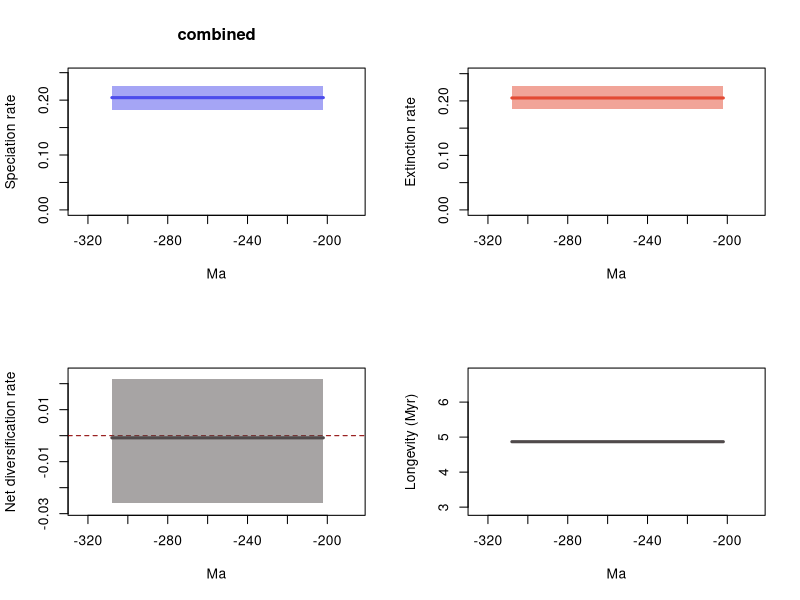

Write the R code that produced this figure.
# 1 files combined:
# 	.\synapsida\mcmc_predictors\B_covar_mcmc\combined_9_marginal_rates.log

# 95% HPDs calculated using code from Biopy (https://www.cs.auckland.ac.nz/~yhel002/biopy/)

pdf(file='C:/Users/SimoesLabAdmin/Documents/BDNN_Arielli/synapsida/mcmc_predictors/B_covar_mcmc/combined_9_marginal_rates_RTT.pdf',width=10.8, height=8.4)
par(mfrow=c(2,2))
library(scales)
L_hpd_m95=c(NA, NA,NA,NA,NA,NA,NA,NA,NA,NA,NA,NA,NA,NA,NA,NA,NA,NA,NA,NA,NA,NA,NA,NA,NA,NA,NA,NA,NA,NA,NA,NA,NA,NA,NA,NA,NA,NA,NA,NA,NA,NA,NA,NA,NA,NA,NA,NA,NA,NA,NA,NA,NA,NA,NA,NA,NA,NA,NA,NA,NA,NA,NA,NA,NA,NA,NA,NA,NA,NA,NA,NA,NA,NA,NA,NA,NA,NA,NA,NA,NA,NA,NA,NA,NA,NA,NA,NA,NA,NA,NA,NA,NA,NA,NA,NA,NA,NA,NA,NA,NA,NA,NA,NA,NA,NA,NA,NA,NA,NA,NA,NA,NA,NA,NA,NA,NA,NA,NA,NA,NA,NA,NA,NA,NA,NA,NA,NA,NA,NA,NA,NA,NA,NA,NA,NA,NA,NA,NA,NA,NA,NA,NA,NA,NA,NA,NA,NA,NA,NA,NA,NA,NA,NA,NA,NA,NA,NA,NA,NA,NA,NA,NA,NA,NA,NA,NA,NA,NA,NA,NA,NA,NA,NA,NA,NA,NA,NA,NA,NA,NA,NA,NA,NA,NA,NA,NA,NA,NA,NA,NA,NA,NA,NA,NA,NA,NA,NA,NA,NA,NA,NA,0.181879,0.181879,0.181879,0.181879,0.181879,0.181879,0.181879,0.181879,0.181879,0.181879,0.181879,0.181879,0.181879,0.181879,0.181879,0.181879,0.181879,0.181879,0.181879,0.181879,0.181879,0.181879,0.181879,0.181879,0.181879,0.181879,0.181879,0.181879,0.181879,0.181879,0.181879,0.181879,0.181879,0.181879,0.181879,0.181879,0.181879,0.181879,0.181879,0.181879,0.181879,0.181879,0.181879,0.181879,0.181879,0.181879,0.181879,0.181879,0.181879,0.181879,0.181879,0.181879,0.181879,0.181879,0.181879,0.181879,0.181879,0.181879,0.181879,0.181879,0.181879,0.181879,0.181879,0.181879,0.181879,0.181879,0.181879,0.181879,0.181879,0.181879,0.181879,0.181879,0.181879,0.181879,0.181879,0.181879,0.181879,0.181879,0.181879,0.181879,0.181879,0.181879,0.181879,0.181879,0.181879,0.181879,0.181879,0.181879,0.181879,0.181879,0.181879,0.181879,0.181879,0.181879,0.181879,0.181879,0.181879,0.181879,0.181879,0.181879,0.181879,0.181879,0.181879,0.181879,0.181879,0.181879,0.181879)
L_hpd_M95=c(NA, NA,NA,NA,NA,NA,NA,NA,NA,NA,NA,NA,NA,NA,NA,NA,NA,NA,NA,NA,NA,NA,NA,NA,NA,NA,NA,NA,NA,NA,NA,NA,NA,NA,NA,NA,NA,NA,NA,NA,NA,NA,NA,NA,NA,NA,NA,NA,NA,NA,NA,NA,NA,NA,NA,NA,NA,NA,NA,NA,NA,NA,NA,NA,NA,NA,NA,NA,NA,NA,NA,NA,NA,NA,NA,NA,NA,NA,NA,NA,NA,NA,NA,NA,NA,NA,NA,NA,NA,NA,NA,NA,NA,NA,NA,NA,NA,NA,NA,NA,NA,NA,NA,NA,NA,NA,NA,NA,NA,NA,NA,NA,NA,NA,NA,NA,NA,NA,NA,NA,NA,NA,NA,NA,NA,NA,NA,NA,NA,NA,NA,NA,NA,NA,NA,NA,NA,NA,NA,NA,NA,NA,NA,NA,NA,NA,NA,NA,NA,NA,NA,NA,NA,NA,NA,NA,NA,NA,NA,NA,NA,NA,NA,NA,NA,NA,NA,NA,NA,NA,NA,NA,NA,NA,NA,NA,NA,NA,NA,NA,NA,NA,NA,NA,NA,NA,NA,NA,NA,NA,NA,NA,NA,NA,NA,NA,NA,NA,NA,NA,NA,NA,0.225889,0.225889,0.225889,0.225889,0.225889,0.225889,0.225889,0.225889,0.225889,0.225889,0.225889,0.225889,0.225889,0.225889,0.225889,0.225889,0.225889,0.225889,0.225889,0.225889,0.225889,0.225889,0.225889,0.225889,0.225889,0.225889,0.225889,0.225889,0.225889,0.225889,0.225889,0.225889,0.225889,0.225889,0.225889,0.225889,0.225889,0.225889,0.225889,0.225889,0.225889,0.225889,0.225889,0.225889,0.225889,0.225889,0.225889,0.225889,0.225889,0.225889,0.225889,0.225889,0.225889,0.225889,0.225889,0.225889,0.225889,0.225889,0.225889,0.225889,0.225889,0.225889,0.225889,0.225889,0.225889,0.225889,0.225889,0.225889,0.225889,0.225889,0.225889,0.225889,0.225889,0.225889,0.225889,0.225889,0.225889,0.225889,0.225889,0.225889,0.225889,0.225889,0.225889,0.225889,0.225889,0.225889,0.225889,0.225889,0.225889,0.225889,0.225889,0.225889,0.225889,0.225889,0.225889,0.225889,0.225889,0.225889,0.225889,0.225889,0.225889,0.225889,0.225889,0.225889,0.225889,0.225889,0.225889)
M_hpd_m95=c(NA, NA,NA,NA,NA,NA,NA,NA,NA,NA,NA,NA,NA,NA,NA,NA,NA,NA,NA,NA,NA,NA,NA,NA,NA,NA,NA,NA,NA,NA,NA,NA,NA,NA,NA,NA,NA,NA,NA,NA,NA,NA,NA,NA,NA,NA,NA,NA,NA,NA,NA,NA,NA,NA,NA,NA,NA,NA,NA,NA,NA,NA,NA,NA,NA,NA,NA,NA,NA,NA,NA,NA,NA,NA,NA,NA,NA,NA,NA,NA,NA,NA,NA,NA,NA,NA,NA,NA,NA,NA,NA,NA,NA,NA,NA,NA,NA,NA,NA,NA,NA,NA,NA,NA,NA,NA,NA,NA,NA,NA,NA,NA,NA,NA,NA,NA,NA,NA,NA,NA,NA,NA,NA,NA,NA,NA,NA,NA,NA,NA,NA,NA,NA,NA,NA,NA,NA,NA,NA,NA,NA,NA,NA,NA,NA,NA,NA,NA,NA,NA,NA,NA,NA,NA,NA,NA,NA,NA,NA,NA,NA,NA,NA,NA,NA,NA,NA,NA,NA,NA,NA,NA,NA,NA,NA,NA,NA,NA,NA,NA,NA,NA,NA,NA,NA,NA,NA,NA,NA,NA,NA,NA,NA,NA,NA,NA,NA,NA,NA,NA,NA,NA,0.184743,0.184743,0.184743,0.184743,0.184743,0.184743,0.184743,0.184743,0.184743,0.184743,0.184743,0.184743,0.184743,0.184743,0.184743,0.184743,0.184743,0.184743,0.184743,0.184743,0.184743,0.184743,0.184743,0.184743,0.184743,0.184743,0.184743,0.184743,0.184743,0.184743,0.184743,0.184743,0.184743,0.184743,0.184743,0.184743,0.184743,0.184743,0.184743,0.184743,0.184743,0.184743,0.184743,0.184743,0.184743,0.184743,0.184743,0.184743,0.184743,0.184743,0.184743,0.184743,0.184743,0.184743,0.184743,0.184743,0.184743,0.184743,0.184743,0.184743,0.184743,0.184743,0.184743,0.184743,0.184743,0.184743,0.184743,0.184743,0.184743,0.184743,0.184743,0.184743,0.184743,0.184743,0.184743,0.184743,0.184743,0.184743,0.184743,0.184743,0.184743,0.184743,0.184743,0.184743,0.184743,0.184743,0.184743,0.184743,0.184743,0.184743,0.184743,0.184743,0.184743,0.184743,0.184743,0.184743,0.184743,0.184743,0.184743,0.184743,0.184743,0.184743,0.184743,0.184743,0.184743,0.184743,0.184743)
M_hpd_M95=c(NA, NA,NA,NA,NA,NA,NA,NA,NA,NA,NA,NA,NA,NA,NA,NA,NA,NA,NA,NA,NA,NA,NA,NA,NA,NA,NA,NA,NA,NA,NA,NA,NA,NA,NA,NA,NA,NA,NA,NA,NA,NA,NA,NA,NA,NA,NA,NA,NA,NA,NA,NA,NA,NA,NA,NA,NA,NA,NA,NA,NA,NA,NA,NA,NA,NA,NA,NA,NA,NA,NA,NA,NA,NA,NA,NA,NA,NA,NA,NA,NA,NA,NA,NA,NA,NA,NA,NA,NA,NA,NA,NA,NA,NA,NA,NA,NA,NA,NA,NA,NA,NA,NA,NA,NA,NA,NA,NA,NA,NA,NA,NA,NA,NA,NA,NA,NA,NA,NA,NA,NA,NA,NA,NA,NA,NA,NA,NA,NA,NA,NA,NA,NA,NA,NA,NA,NA,NA,NA,NA,NA,NA,NA,NA,NA,NA,NA,NA,NA,NA,NA,NA,NA,NA,NA,NA,NA,NA,NA,NA,NA,NA,NA,NA,NA,NA,NA,NA,NA,NA,NA,NA,NA,NA,NA,NA,NA,NA,NA,NA,NA,NA,NA,NA,NA,NA,NA,NA,NA,NA,NA,NA,NA,NA,NA,NA,NA,NA,NA,NA,NA,NA,0.227496,0.227496,0.227496,0.227496,0.227496,0.227496,0.227496,0.227496,0.227496,0.227496,0.227496,0.227496,0.227496,0.227496,0.227496,0.227496,0.227496,0.227496,0.227496,0.227496,0.227496,0.227496,0.227496,0.227496,0.227496,0.227496,0.227496,0.227496,0.227496,0.227496,0.227496,0.227496,0.227496,0.227496,0.227496,0.227496,0.227496,0.227496,0.227496,0.227496,0.227496,0.227496,0.227496,0.227496,0.227496,0.227496,0.227496,0.227496,0.227496,0.227496,0.227496,0.227496,0.227496,0.227496,0.227496,0.227496,0.227496,0.227496,0.227496,0.227496,0.227496,0.227496,0.227496,0.227496,0.227496,0.227496,0.227496,0.227496,0.227496,0.227496,0.227496,0.227496,0.227496,0.227496,0.227496,0.227496,0.227496,0.227496,0.227496,0.227496,0.227496,0.227496,0.227496,0.227496,0.227496,0.227496,0.227496,0.227496,0.227496,0.227496,0.227496,0.227496,0.227496,0.227496,0.227496,0.227496,0.227496,0.227496,0.227496,0.227496,0.227496,0.227496,0.227496,0.227496,0.227496,0.227496,0.227496)
R_hpd_m95=c(NA, NA,NA,NA,NA,NA,NA,NA,NA,NA,NA,NA,NA,NA,NA,NA,NA,NA,NA,NA,NA,NA,NA,NA,NA,NA,NA,NA,NA,NA,NA,NA,NA,NA,NA,NA,NA,NA,NA,NA,NA,NA,NA,NA,NA,NA,NA,NA,NA,NA,NA,NA,NA,NA,NA,NA,NA,NA,NA,NA,NA,NA,NA,NA,NA,NA,NA,NA,NA,NA,NA,NA,NA,NA,NA,NA,NA,NA,NA,NA,NA,NA,NA,NA,NA,NA,NA,NA,NA,NA,NA,NA,NA,NA,NA,NA,NA,NA,NA,NA,NA,NA,NA,NA,NA,NA,NA,NA,NA,NA,NA,NA,NA,NA,NA,NA,NA,NA,NA,NA,NA,NA,NA,NA,NA,NA,NA,NA,NA,NA,NA,NA,NA,NA,NA,NA,NA,NA,NA,NA,NA,NA,NA,NA,NA,NA,NA,NA,NA,NA,NA,NA,NA,NA,NA,NA,NA,NA,NA,NA,NA,NA,NA,NA,NA,NA,NA,NA,NA,NA,NA,NA,NA,NA,NA,NA,NA,NA,NA,NA,NA,NA,NA,NA,NA,NA,NA,NA,NA,NA,NA,NA,NA,NA,NA,NA,NA,NA,NA,NA,NA,NA,-0.02595,-0.02595,-0.02595,-0.02595,-0.02595,-0.02595,-0.02595,-0.02595,-0.02595,-0.02595,-0.02595,-0.02595,-0.02595,-0.02595,-0.02595,-0.02595,-0.02595,-0.02595,-0.02595,-0.02595,-0.02595,-0.02595,-0.02595,-0.02595,-0.02595,-0.02595,-0.02595,-0.02595,-0.02595,-0.02595,-0.02595,-0.02595,-0.02595,-0.02595,-0.02595,-0.02595,-0.02595,-0.02595,-0.02595,-0.02595,-0.02595,-0.02595,-0.02595,-0.02595,-0.02595,-0.02595,-0.02595,-0.02595,-0.02595,-0.02595,-0.02595,-0.02595,-0.02595,-0.02595,-0.02595,-0.02595,-0.02595,-0.02595,-0.02595,-0.02595,-0.02595,-0.02595,-0.02595,-0.02595,-0.02595,-0.02595,-0.02595,-0.02595,-0.02595,-0.02595,-0.02595,-0.02595,-0.02595,-0.02595,-0.02595,-0.02595,-0.02595,-0.02595,-0.02595,-0.02595,-0.02595,-0.02595,-0.02595,-0.02595,-0.02595,-0.02595,-0.02595,-0.02595,-0.02595,-0.02595,-0.02595,-0.02595,-0.02595,-0.02595,-0.02595,-0.02595,-0.02595,-0.02595,-0.02595,-0.02595,-0.02595,-0.02595,-0.02595,-0.02595,-0.02595,-0.02595,-0.02595)
R_hpd_M95=c(NA, NA,NA,NA,NA,NA,NA,NA,NA,NA,NA,NA,NA,NA,NA,NA,NA,NA,NA,NA,NA,NA,NA,NA,NA,NA,NA,NA,NA,NA,NA,NA,NA,NA,NA,NA,NA,NA,NA,NA,NA,NA,NA,NA,NA,NA,NA,NA,NA,NA,NA,NA,NA,NA,NA,NA,NA,NA,NA,NA,NA,NA,NA,NA,NA,NA,NA,NA,NA,NA,NA,NA,NA,NA,NA,NA,NA,NA,NA,NA,NA,NA,NA,NA,NA,NA,NA,NA,NA,NA,NA,NA,NA,NA,NA,NA,NA,NA,NA,NA,NA,NA,NA,NA,NA,NA,NA,NA,NA,NA,NA,NA,NA,NA,NA,NA,NA,NA,NA,NA,NA,NA,NA,NA,NA,NA,NA,NA,NA,NA,NA,NA,NA,NA,NA,NA,NA,NA,NA,NA,NA,NA,NA,NA,NA,NA,NA,NA,NA,NA,NA,NA,NA,NA,NA,NA,NA,NA,NA,NA,NA,NA,NA,NA,NA,NA,NA,NA,NA,NA,NA,NA,NA,NA,NA,NA,NA,NA,NA,NA,NA,NA,NA,NA,NA,NA,NA,NA,NA,NA,NA,NA,NA,NA,NA,NA,NA,NA,NA,NA,NA,NA,0.021734,0.021734,0.021734,0.021734,0.021734,0.021734,0.021734,0.021734,0.021734,0.021734,0.021734,0.021734,0.021734,0.021734,0.021734,0.021734,0.021734,0.021734,0.021734,0.021734,0.021734,0.021734,0.021734,0.021734,0.021734,0.021734,0.021734,0.021734,0.021734,0.021734,0.021734,0.021734,0.021734,0.021734,0.021734,0.021734,0.021734,0.021734,0.021734,0.021734,0.021734,0.021734,0.021734,0.021734,0.021734,0.021734,0.021734,0.021734,0.021734,0.021734,0.021734,0.021734,0.021734,0.021734,0.021734,0.021734,0.021734,0.021734,0.021734,0.021734,0.021734,0.021734,0.021734,0.021734,0.021734,0.021734,0.021734,0.021734,0.021734,0.021734,0.021734,0.021734,0.021734,0.021734,0.021734,0.021734,0.021734,0.021734,0.021734,0.021734,0.021734,0.021734,0.021734,0.021734,0.021734,0.021734,0.021734,0.021734,0.021734,0.021734,0.021734,0.021734,0.021734,0.021734,0.021734,0.021734,0.021734,0.021734,0.021734,0.021734,0.021734,0.021734,0.021734,0.021734,0.021734,0.021734,0.021734)
L_mean=c(NA, NA,NA,NA,NA,NA,NA,NA,NA,NA,NA,NA,NA,NA,NA,NA,NA,NA,NA,NA,NA,NA,NA,NA,NA,NA,NA,NA,NA,NA,NA,NA,NA,NA,NA,NA,NA,NA,NA,NA,NA,NA,NA,NA,NA,NA,NA,NA,NA,NA,NA,NA,NA,NA,NA,NA,NA,NA,NA,NA,NA,NA,NA,NA,NA,NA,NA,NA,NA,NA,NA,NA,NA,NA,NA,NA,NA,NA,NA,NA,NA,NA,NA,NA,NA,NA,NA,NA,NA,NA,NA,NA,NA,NA,NA,NA,NA,NA,NA,NA,NA,NA,NA,NA,NA,NA,NA,NA,NA,NA,NA,NA,NA,NA,NA,NA,NA,NA,NA,NA,NA,NA,NA,NA,NA,NA,NA,NA,NA,NA,NA,NA,NA,NA,NA,NA,NA,NA,NA,NA,NA,NA,NA,NA,NA,NA,NA,NA,NA,NA,NA,NA,NA,NA,NA,NA,NA,NA,NA,NA,NA,NA,NA,NA,NA,NA,NA,NA,NA,NA,NA,NA,NA,NA,NA,NA,NA,NA,NA,NA,NA,NA,NA,NA,NA,NA,NA,NA,NA,NA,NA,NA,NA,NA,NA,NA,NA,NA,NA,NA,NA,NA,0.204558836666667,0.204558836666667,0.204558836666667,0.204558836666667,0.204558836666667,0.204558836666667,0.204558836666667,0.204558836666667,0.204558836666667,0.204558836666667,0.204558836666667,0.204558836666667,0.204558836666667,0.204558836666667,0.204558836666667,0.204558836666667,0.204558836666667,0.204558836666667,0.204558836666667,0.204558836666667,0.204558836666667,0.204558836666667,0.204558836666667,0.204558836666667,0.204558836666667,0.204558836666667,0.204558836666667,0.204558836666667,0.204558836666667,0.204558836666667,0.204558836666667,0.204558836666667,0.204558836666667,0.204558836666667,0.204558836666667,0.204558836666667,0.204558836666667,0.204558836666667,0.204558836666667,0.204558836666667,0.204558836666667,0.204558836666667,0.204558836666667,0.204558836666667,0.204558836666667,0.204558836666667,0.204558836666667,0.204558836666667,0.204558836666667,0.204558836666667,0.204558836666667,0.204558836666667,0.204558836666667,0.204558836666667,0.204558836666667,0.204558836666667,0.204558836666667,0.204558836666667,0.204558836666667,0.204558836666667,0.204558836666667,0.204558836666667,0.204558836666667,0.204558836666667,0.204558836666667,0.204558836666667,0.204558836666667,0.204558836666667,0.204558836666667,0.204558836666667,0.204558836666667,0.204558836666667,0.204558836666667,0.204558836666667,0.204558836666667,0.204558836666667,0.204558836666667,0.204558836666667,0.204558836666667,0.204558836666667,0.204558836666667,0.204558836666667,0.204558836666667,0.204558836666667,0.204558836666667,0.204558836666667,0.204558836666667,0.204558836666667,0.204558836666667,0.204558836666667,0.204558836666667,0.204558836666667,0.204558836666667,0.204558836666667,0.204558836666667,0.204558836666667,0.204558836666667,0.204558836666667,0.204558836666667,0.204558836666667,0.204558836666667,0.204558836666667,0.204558836666667,0.204558836666667,0.204558836666667,0.204558836666667,0.204558836666667)
M_mean=c(NA, NA,NA,NA,NA,NA,NA,NA,NA,NA,NA,NA,NA,NA,NA,NA,NA,NA,NA,NA,NA,NA,NA,NA,NA,NA,NA,NA,NA,NA,NA,NA,NA,NA,NA,NA,NA,NA,NA,NA,NA,NA,NA,NA,NA,NA,NA,NA,NA,NA,NA,NA,NA,NA,NA,NA,NA,NA,NA,NA,NA,NA,NA,NA,NA,NA,NA,NA,NA,NA,NA,NA,NA,NA,NA,NA,NA,NA,NA,NA,NA,NA,NA,NA,NA,NA,NA,NA,NA,NA,NA,NA,NA,NA,NA,NA,NA,NA,NA,NA,NA,NA,NA,NA,NA,NA,NA,NA,NA,NA,NA,NA,NA,NA,NA,NA,NA,NA,NA,NA,NA,NA,NA,NA,NA,NA,NA,NA,NA,NA,NA,NA,NA,NA,NA,NA,NA,NA,NA,NA,NA,NA,NA,NA,NA,NA,NA,NA,NA,NA,NA,NA,NA,NA,NA,NA,NA,NA,NA,NA,NA,NA,NA,NA,NA,NA,NA,NA,NA,NA,NA,NA,NA,NA,NA,NA,NA,NA,NA,NA,NA,NA,NA,NA,NA,NA,NA,NA,NA,NA,NA,NA,NA,NA,NA,NA,NA,NA,NA,NA,NA,NA,0.205382415555556,0.205382415555556,0.205382415555556,0.205382415555556,0.205382415555556,0.205382415555556,0.205382415555556,0.205382415555556,0.205382415555556,0.205382415555556,0.205382415555556,0.205382415555556,0.205382415555556,0.205382415555556,0.205382415555556,0.205382415555556,0.205382415555556,0.205382415555556,0.205382415555556,0.205382415555556,0.205382415555556,0.205382415555556,0.205382415555556,0.205382415555556,0.205382415555556,0.205382415555556,0.205382415555556,0.205382415555556,0.205382415555556,0.205382415555556,0.205382415555556,0.205382415555556,0.205382415555556,0.205382415555556,0.205382415555556,0.205382415555556,0.205382415555556,0.205382415555556,0.205382415555556,0.205382415555556,0.205382415555556,0.205382415555556,0.205382415555556,0.205382415555556,0.205382415555556,0.205382415555556,0.205382415555556,0.205382415555556,0.205382415555556,0.205382415555556,0.205382415555556,0.205382415555556,0.205382415555556,0.205382415555556,0.205382415555556,0.205382415555556,0.205382415555556,0.205382415555556,0.205382415555556,0.205382415555556,0.205382415555556,0.205382415555556,0.205382415555556,0.205382415555556,0.205382415555556,0.205382415555556,0.205382415555556,0.205382415555556,0.205382415555556,0.205382415555556,0.205382415555556,0.205382415555556,0.205382415555556,0.205382415555556,0.205382415555556,0.205382415555556,0.205382415555556,0.205382415555556,0.205382415555556,0.205382415555556,0.205382415555556,0.205382415555556,0.205382415555556,0.205382415555556,0.205382415555556,0.205382415555556,0.205382415555556,0.205382415555556,0.205382415555556,0.205382415555556,0.205382415555556,0.205382415555556,0.205382415555556,0.205382415555556,0.205382415555556,0.205382415555556,0.205382415555556,0.205382415555556,0.205382415555556,0.205382415555556,0.205382415555556,0.205382415555556,0.205382415555556,0.205382415555556,0.205382415555556,0.205382415555556,0.205382415555556)
R_mean=c(NA, NA,NA,NA,NA,NA,NA,NA,NA,NA,NA,NA,NA,NA,NA,NA,NA,NA,NA,NA,NA,NA,NA,NA,NA,NA,NA,NA,NA,NA,NA,NA,NA,NA,NA,NA,NA,NA,NA,NA,NA,NA,NA,NA,NA,NA,NA,NA,NA,NA,NA,NA,NA,NA,NA,NA,NA,NA,NA,NA,NA,NA,NA,NA,NA,NA,NA,NA,NA,NA,NA,NA,NA,NA,NA,NA,NA,NA,NA,NA,NA,NA,NA,NA,NA,NA,NA,NA,NA,NA,NA,NA,NA,NA,NA,NA,NA,NA,NA,NA,NA,NA,NA,NA,NA,NA,NA,NA,NA,NA,NA,NA,NA,NA,NA,NA,NA,NA,NA,NA,NA,NA,NA,NA,NA,NA,NA,NA,NA,NA,NA,NA,NA,NA,NA,NA,NA,NA,NA,NA,NA,NA,NA,NA,NA,NA,NA,NA,NA,NA,NA,NA,NA,NA,NA,NA,NA,NA,NA,NA,NA,NA,NA,NA,NA,NA,NA,NA,NA,NA,NA,NA,NA,NA,NA,NA,NA,NA,NA,NA,NA,NA,NA,NA,NA,NA,NA,NA,NA,NA,NA,NA,NA,NA,NA,NA,NA,NA,NA,NA,NA,NA,-0.000823583333333,-0.000823583333333,-0.000823583333333,-0.000823583333333,-0.000823583333333,-0.000823583333333,-0.000823583333333,-0.000823583333333,-0.000823583333333,-0.000823583333333,-0.000823583333333,-0.000823583333333,-0.000823583333333,-0.000823583333333,-0.000823583333333,-0.000823583333333,-0.000823583333333,-0.000823583333333,-0.000823583333333,-0.000823583333333,-0.000823583333333,-0.000823583333333,-0.000823583333333,-0.000823583333333,-0.000823583333333,-0.000823583333333,-0.000823583333333,-0.000823583333333,-0.000823583333333,-0.000823583333333,-0.000823583333333,-0.000823583333333,-0.000823583333333,-0.000823583333333,-0.000823583333333,-0.000823583333333,-0.000823583333333,-0.000823583333333,-0.000823583333333,-0.000823583333333,-0.000823583333333,-0.000823583333333,-0.000823583333333,-0.000823583333333,-0.000823583333333,-0.000823583333333,-0.000823583333333,-0.000823583333333,-0.000823583333333,-0.000823583333333,-0.000823583333333,-0.000823583333333,-0.000823583333333,-0.000823583333333,-0.000823583333333,-0.000823583333333,-0.000823583333333,-0.000823583333333,-0.000823583333333,-0.000823583333333,-0.000823583333333,-0.000823583333333,-0.000823583333333,-0.000823583333333,-0.000823583333333,-0.000823583333333,-0.000823583333333,-0.000823583333333,-0.000823583333333,-0.000823583333333,-0.000823583333333,-0.000823583333333,-0.000823583333333,-0.000823583333333,-0.000823583333333,-0.000823583333333,-0.000823583333333,-0.000823583333333,-0.000823583333333,-0.000823583333333,-0.000823583333333,-0.000823583333333,-0.000823583333333,-0.000823583333333,-0.000823583333333,-0.000823583333333,-0.000823583333333,-0.000823583333333,-0.000823583333333,-0.000823583333333,-0.000823583333333,-0.000823583333333,-0.000823583333333,-0.000823583333333,-0.000823583333333,-0.000823583333333,-0.000823583333333,-0.000823583333333,-0.000823583333333,-0.000823583333333,-0.000823583333333,-0.000823583333333,-0.000823583333333,-0.000823583333333,-0.000823583333333,-0.000823583333333,-0.000823583333333)
trans=0.5
age=(0:(309-1))* -1
plot(age,age,type = 'n', ylim = c(0, 0.24847790000000003), xlim = c(-324.45,-186.55), ylab = 'Speciation rate', xlab = 'Ma',main='combined' )
polygon(c(age, rev(age)), c(L_hpd_M95, rev(L_hpd_m95)), col = alpha("#4c4cec",trans), border = NA)
lines(rev(age), rev(L_mean), col = "#4c4cec", lwd=3)
plot(age,age,type = 'n', ylim = c(0, 0.2502456), xlim = c(-324.45,-186.55), ylab = 'Extinction rate', xlab = 'Ma' )
polygon(c(age, rev(age)), c(M_hpd_M95, rev(M_hpd_m95)), col = alpha("#e34a33",trans), border = NA)
lines(rev(age), rev(M_mean), col = "#e34a33", lwd=3)
plot(age,age,type = 'n', ylim = c(-0.028545000000000004, 0.023907400000000002), xlim = c(-324.45,-186.55), ylab = 'Net diversification rate', xlab = 'Ma' )
abline(h=0,lty=2,col="darkred")
polygon(c(age, rev(age)), c(R_hpd_M95, rev(R_hpd_m95)), col = alpha("#504A4B",trans), border = NA)
lines(rev(age), rev(R_mean), col = "#504A4B", lwd=3)
plot(age,rev(1/M_mean),type = 'n', xlim = c(-324.45,-186.55), ylab = 'Longevity (Myr)', xlab = 'Ma' )
lines(rev(age), rev(1/M_mean), col = "#504A4B", lwd=3)
n <- dev.off()